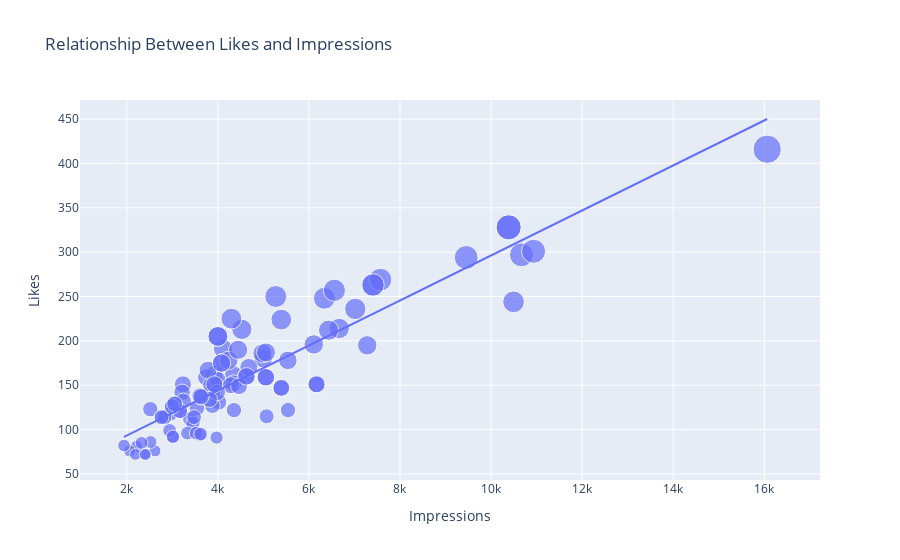

Notebook code cell kept with this figure:
### Markdown cell above
## Analyzing Relationships

### Code cell
figure = px.scatter(data_frame = data, x="Impressions",
                    y="Likes", size="Likes", trendline="ols", 
                    title = "Relationship Between Likes and Impressions")
figure.show()
